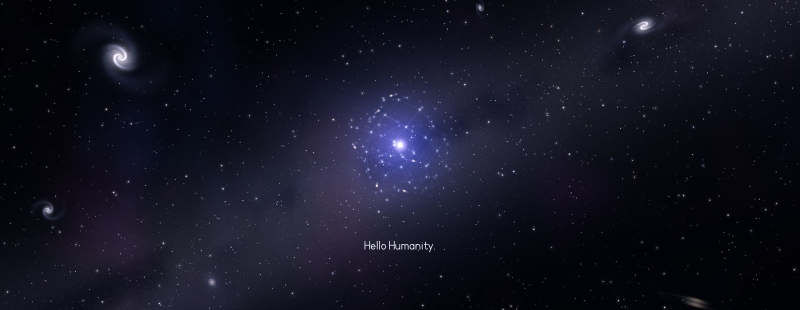
#> input picture profile/assets/allen-banner.jpg, 1600 x 620 px (shown at 1/2 size)
$ python make_github_previews.py
#> lines starting #> are read from the running program, lines starting #| are printed output that depends on the picture
from pathlib import Path
from PIL import Image,ImageOps
from typing import cast
root=Path(__file__).resolve().parents[2]
source=root/'profile/assets/allen-banner.jpg'
im=Image.open(source).convert('RGB')
#> im is the input picture: PIL image 1600x620 RGB; mean R, G, B 19.6, 19.8, 33.9
out=root/'profile/assets';out.mkdir(exist_ok=True)
# Preserve renderer pixels and aspect ratio; letterbox to GitHub's recommended social-preview canvas.
canvas=Image.new('RGB',(1280,640),(6,8,18))
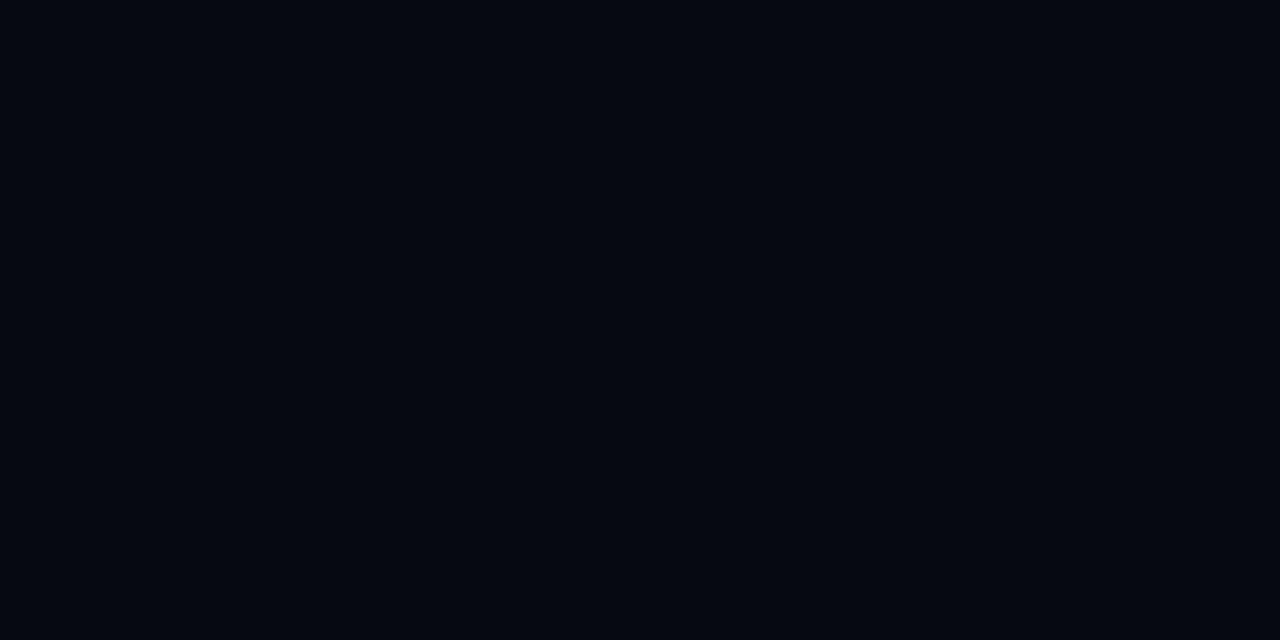
#> canvas: PIL image 1280x640 RGB; mean R, G, B 6, 8, 18
fit=ImageOps.contain(im,(1280,640),Image.Resampling.LANCZOS)
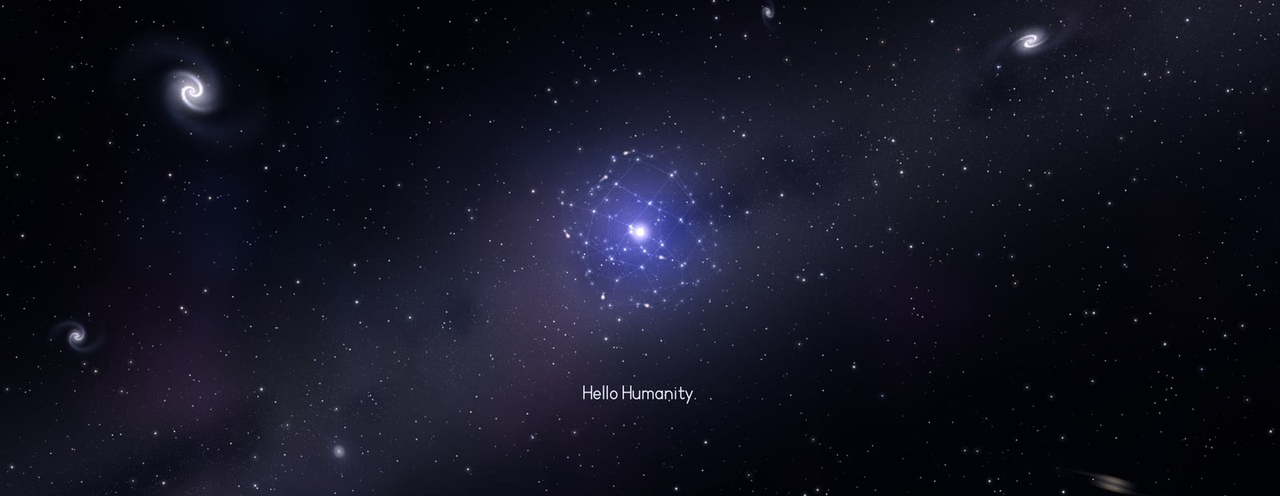
#> fit: PIL image 1280x496 RGB; mean R, G, B 19.6, 19.8, 33.9
canvas.paste(fit,((1280-fit.width)//2,(640-fit.height)//2))
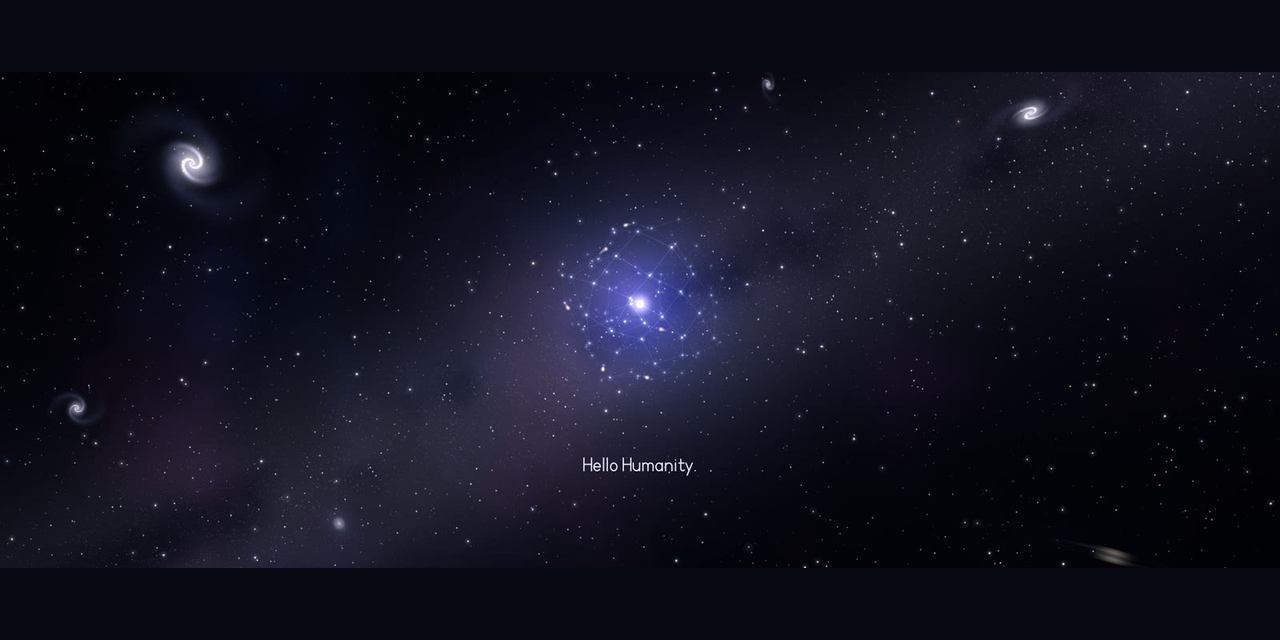
#> canvas: PIL image 1280x640 RGB; mean R, G, B 16.6, 17.1, 30.3
canvas.save(out/'aienos-social-preview.png',optimize=True)
# A square crop of the actual renderer's central orb, not invented or generated artwork.
# Measure the central orb's brightest rendered pixel; exclude the lower UI caption.
pixels=im.load()
assert pixels is not None
candidates=[(sum(cast(tuple[int,int,int],pixels[x,y])),x,y) for y in range(80,450) for x in range(im.width//3,2*im.width//3)]
#> candidates = 197210 items
_,cx,cy=max(candidates);side=360
#> after `_, cx, cy = max(candidates)`: cx = 802; cy = 290
avatar=im.crop((cx-side//2,cy-side//2,cx+side//2,cy+side//2)).resize((1024,1024),Image.Resampling.LANCZOS)
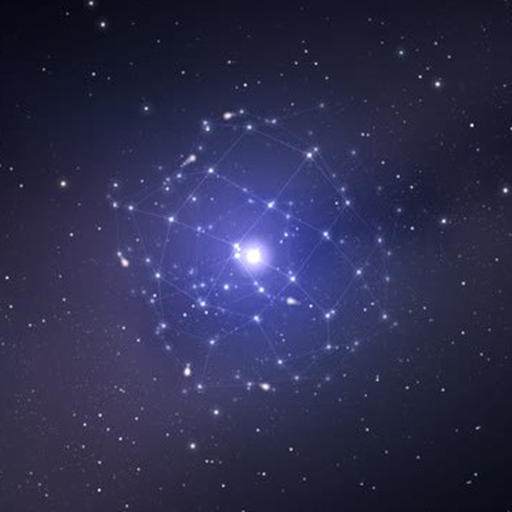
#> avatar: PIL image 1024x1024 RGB (shown at 1/2 size); mean R, G, B 45.3, 45.9, 78.8
print('measured orb centre',cx,cy,'crop side',side)
#| measured orb centre 802 290 crop side 360
avatar.save(out/'allen-avatar.png',optimize=True)
for p in out.glob('*.png'):
 pic=Image.open(p);print(p.name,pic.size,p.stat().st_size);assert p.stat().st_size<1_000_000
